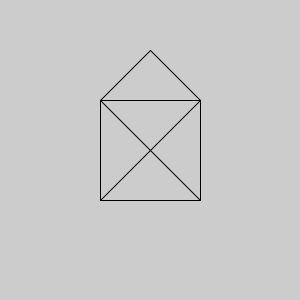
Frame 1 (no input)
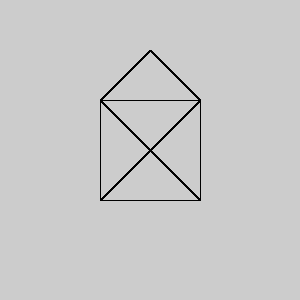
Frame 60 (the mouse pressed at the canvas centre just before this capture)
Frame 120 (the mouse held since frame 60 and released just before this capture): identical to frame 60, image omitted

The Processing sketch that drew these frames (run headless with seeded random() and noise(); from frame 60 on, the mouse is pressed at the canvas centre):

// Processing sketch: Line
// ── Line.pde
void setup()
{
  size(300,300);  
}

void draw() 
{
  //         
  //    a    
  //   / \   
  //  e---b  
  //  |\ /|  
  //  | X |  
  //  |/ \|  
  //  d---c  
  //
  // a: (150, 50)
  // b: (200,100)
  // c: (200,200)
  // d: (100,200)
  // e: (100,100)

  //Van a naar b
  line(150,50,200,100);
  //Van b naar c
  line(200,100,200,200);
  //Van c naar d
  line(200,200,100,200);
  //Van d naar e
  line(100,200,100,100);
  //Van e naar a
  line(100,100,150,50);
  //Van b naar d
  line(200,100,100,200);
  //Van b naar e
  line(200,100,100,100);
  //Van c naar e
  line(200,200,100,100);
}
